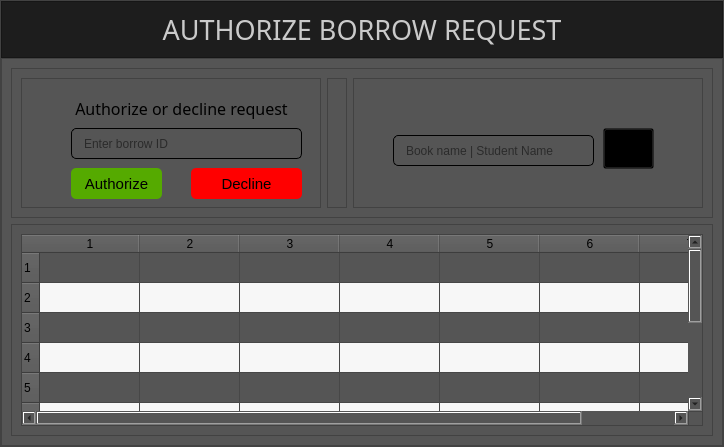
                  <widget class="QWidget" name="page_19">
                   <layout class="QVBoxLayout" name="verticalLayout_65">
                    <property name="spacing">
                     <number>0</number>
                    </property>
                    <property name="leftMargin">
                     <number>0</number>
                    </property>
                    <property name="topMargin">
                     <number>0</number>
                    </property>
                    <property name="rightMargin">
                     <number>0</number>
                    </property>
                    <property name="bottomMargin">
                     <number>0</number>
                    </property>
                    <item>
                     <widget class="QFrame" name="frame_104">
                      <property name="styleSheet">
                       <string notr="true">background-color: rgb(85, 85, 85);</string>
                      </property>
                      <property name="frameShape">
                       <enum>QFrame::StyledPanel</enum>
                      </property>
                      <property name="frameShadow">
                       <enum>QFrame::Raised</enum>
                      </property>
                      <layout class="QVBoxLayout" name="verticalLayout_63">
                       <property name="spacing">
                        <number>0</number>
                       </property>
                       <property name="leftMargin">
                        <number>0</number>
                       </property>
                       <property name="topMargin">
                        <number>0</number>
                       </property>
                       <property name="rightMargin">
                        <number>0</number>
                       </property>
                       <property name="bottomMargin">
                        <number>0</number>
                       </property>
                       <item>
                        <widget class="QFrame" name="frame_105">
                         <property name="maximumSize">
                          <size>
                           <width>16777215</width>
                           <height>60</height>
                          </size>
                         </property>
                         <property name="styleSheet">
                          <string notr="true">background-color: rgb(29, 29, 29);
color: rgb(202, 202, 202);</string>
                         </property>
                         <property name="frameShape">
                          <enum>QFrame::StyledPanel</enum>
                         </property>
                         <property name="frameShadow">
                          <enum>QFrame::Raised</enum>
                         </property>
                         <layout class="QHBoxLayout" name="horizontalLayout_44">
                          <item>
                           <widget class="QLabel" name="label_65">
                            <property name="font">
                             <font>
                              <family>Nova Flat</family>
                              <pointsize>20</pointsize>
                             </font>
                            </property>
                            <property name="text">
                             <string>AUTHORIZE BORROW REQUEST</string>
                            </property>
                            <property name="alignment">
                             <set>Qt::AlignCenter</set>
                            </property>
                           </widget>
                          </item>
                         </layout>
                        </widget>
                       </item>
                       <item>
                        <widget class="QFrame" name="frame_106">
                         <property name="styleSheet">
                          <string notr="true"/>
                         </property>
                         <property name="frameShape">
                          <enum>QFrame::StyledPanel</enum>
                         </property>
                         <property name="frameShadow">
                          <enum>QFrame::Raised</enum>
                         </property>
                         <layout class="QVBoxLayout" name="verticalLayout_64">
                          <item>
                           <widget class="QFrame" name="frame_107">
                            <property name="minimumSize">
                             <size>
                              <width>0</width>
                              <height>150</height>
                             </size>
                            </property>
                            <property name="maximumSize">
                             <size>
                              <width>16777215</width>
                              <height>150</height>
                             </size>
                            </property>
                            <property name="frameShape">
                             <enum>QFrame::StyledPanel</enum>
                            </property>
                            <property name="frameShadow">
                             <enum>QFrame::Raised</enum>
                            </property>
                            <layout class="QHBoxLayout" name="horizontalLayout_45">
                             <item>
                              <widget class="QFrame" name="frame_108">
                               <property name="minimumSize">
                                <size>
                                 <width>300</width>
                                 <height>0</height>
                                </size>
                               </property>
                               <property name="frameShape">
                                <enum>QFrame::StyledPanel</enum>
                               </property>
                               <property name="frameShadow">
                                <enum>QFrame::Raised</enum>
                               </property>
                               <widget class="QLabel" name="label_66">
                                <property name="geometry">
                                 <rect>
                                  <x>0</x>
                                  <y>-2</y>
                                  <width>261</width>
                                  <height>31</height>
                                 </rect>
                                </property>
                                <property name="font">
                                 <font>
                                  <family>Nova Flat</family>
                                  <pointsize>12</pointsize>
                                 </font>
                                </property>
                                <property name="styleSheet">
                                 <string notr="true">border-radius:7px;
background: none;
</string>
                                </property>
                                <property name="text">
                                 <string/>
                                </property>
                                <property name="alignment">
                                 <set>Qt::AlignCenter</set>
                                </property>
                               </widget>
                               <widget class="QLabel" name="label_67">
                                <property name="geometry">
                                 <rect>
                                  <x>40</x>
                                  <y>20</y>
                                  <width>241</width>
                                  <height>21</height>
                                 </rect>
                                </property>
                                <property name="font">
                                 <font>
                                  <family>Nova Flat</family>
                                  <pointsize>12</pointsize>
                                 </font>
                                </property>
                                <property name="styleSheet">
                                 <string notr="true">border-radius:7px;
background: none;
</string>
                                </property>
                                <property name="text">
                                 <string>Authorize or decline request</string>
                                </property>
                                <property name="alignment">
                                 <set>Qt::AlignCenter</set>
                                </property>
                               </widget>
                               <widget class="QPushButton" name="pushButton_42">
                                <property name="geometry">
                                 <rect>
                                  <x>170</x>
                                  <y>90</y>
                                  <width>111</width>
                                  <height>31</height>
                                 </rect>
                                </property>
                                <property name="font">
                                 <font>
                                  <pointsize>11</pointsize>
                                 </font>
                                </property>
                                <property name="cursor">
                                 <cursorShape>PointingHandCursor</cursorShape>
                                </property>
                                <property name="styleSheet">
                                 <string notr="true">background-color: rgb(255, 0, 0);
border-radius:5px</string>
                                </property>
                                <property name="text">
                                 <string>Decline</string>
                                </property>
                               </widget>
                               <widget class="QLineEdit" name="lineEdit_34">
                                <property name="geometry">
                                 <rect>
                                  <x>50</x>
                                  <y>50</y>
                                  <width>231</width>
                                  <height>31</height>
                                 </rect>
                                </property>
                                <property name="styleSheet">
                                 <string notr="true">border: 1.1px solid black;
padding-left: 10 px;
border-radius:5px
</string>
                                </property>
                                <property name="echoMode">
                                 <enum>QLineEdit::Normal</enum>
                                </property>
                                <property name="placeholderText">
                                 <string>Enter borrow ID</string>
                                </property>
                               </widget>
                               <widget class="QPushButton" name="pushButton_44">
                                <property name="geometry">
                                 <rect>
                                  <x>50</x>
                                  <y>90</y>
                                  <width>91</width>
                                  <height>31</height>
                                 </rect>
                                </property>
                                <property name="font">
                                 <font>
                                  <pointsize>11</pointsize>
                                 </font>
                                </property>
                                <property name="cursor">
                                 <cursorShape>PointingHandCursor</cursorShape>
                                </property>
                                <property name="styleSheet">
                                 <string notr="true">background-color: rgb(85, 170, 0);
border-radius:5px</string>
                                </property>
                                <property name="text">
                                 <string>Authorize</string>
                                </property>
                               </widget>
                              </widget>
                             </item>
                             <item>
                              <widget class="QFrame" name="frame_109">
                               <property name="frameShape">
                                <enum>QFrame::StyledPanel</enum>
                               </property>
                               <property name="frameShadow">
                                <enum>QFrame::Raised</enum>
                               </property>
                               <layout class="QHBoxLayout" name="horizontalLayout_46"/>
                              </widget>
                             </item>
                             <item>
                              <widget class="QFrame" name="frame_149">
                               <property name="minimumSize">
                                <size>
                                 <width>350</width>
                                 <height>0</height>
                                </size>
                               </property>
                               <property name="frameShape">
                                <enum>QFrame::StyledPanel</enum>
                               </property>
                               <property name="frameShadow">
                                <enum>QFrame::Raised</enum>
                               </property>
                               <widget class="QLineEdit" name="lineEdit_36">
                                <property name="geometry">
                                 <rect>
                                  <x>40</x>
                                  <y>57</y>
                                  <width>201</width>
                                  <height>31</height>
                                 </rect>
                                </property>
                                <property name="styleSheet">
                                 <string notr="true">border: 1.1px solid black;
padding-left: 10 px;
border-radius:5px
</string>
                                </property>
                                <property name="echoMode">
                                 <enum>QLineEdit::Normal</enum>
                                </property>
                                <property name="placeholderText">
                                 <string>Book name | Student Name</string>
                                </property>
                               </widget>
                               <widget class="QPushButton" name="pushButton_43">
                                <property name="geometry">
                                 <rect>
                                  <x>250</x>
                                  <y>50</y>
                                  <width>51</width>
                                  <height>41</height>
                                 </rect>
                                </property>
                                <property name="styleSheet">
                                 <string notr="true">background-color: transparent</string>
                                </property>
                                <property name="text">
                                 <string/>
                                </property>
                                <property name="icon">
                                 <iconset resource="resources.qrc">
                                  <normaloff>:/icons/icons/icons8-search-480.png</normaloff>:/icons/icons/icons8-search-480.png</iconset>
                                </property>
                                <property name="iconSize">
                                 <size>
                                  <width>40</width>
                                  <height>41</height>
                                 </size>
                                </property>
                                <property name="shortcut">
                                 <string>Return</string>
                                </property>
                               </widget>
                              </widget>
                             </item>
                            </layout>
                           </widget>
                          </item>
                          <item>
                           <widget class="QFrame" name="frame_150">
                            <property name="styleSheet">
                             <string notr="true"/>
                            </property>
                            <property name="frameShape">
                             <enum>QFrame::StyledPanel</enum>
                            </property>
                            <property name="frameShadow">
                             <enum>QFrame::Raised</enum>
                            </property>
                            <layout class="QHBoxLayout" name="horizontalLayout_63">
                             <item>
                              <widget class="QTableWidget" name="tableWidget_10">
                               <property name="maximumSize">
                                <size>
                                 <width>700</width>
                                 <height>300</height>
                                </size>
                               </property>
                               <property name="alternatingRowColors">
                                <bool>true</bool>
                               </property>
                               <property name="rowCount">
                                <number>10</number>
                               </property>
                               <property name="columnCount">
                                <number>7</number>
                               </property>
                               <row/>
                               <row/>
                               <row/>
                               <row/>
                               <row/>
                               <row/>
                               <row/>
                               <row/>
                               <row/>
                               <row/>
                               <column/>
                               <column/>
                               <column/>
                               <column/>
                               <column/>
                               <column/>
                               <column/>
                              </widget>
                             </item>
                            </layout>
                           </widget>
                          </item>
                         </layout>
                        </widget>
                       </item>
                       <item>
                        <widget class="QFrame" name="frame_151">
                         <property name="maximumSize">
                          <size>
                           <width>16777205</width>
                           <height>50</height>
                          </size>
                         </property>
                         <property name="styleSheet">
                          <string notr="true">background-color: rgb(115, 115, 115);</string>
                         </property>
                         <property name="frameShape">
                          <enum>QFrame::StyledPanel</enum>
                         </property>
                         <property name="frameShadow">
                          <enum>QFrame::Raised</enum>
                         </property>
                        </widget>
                       </item>
                      </layout>
                     </widget>
                    </item>
                   </layout>
                  </widget>
